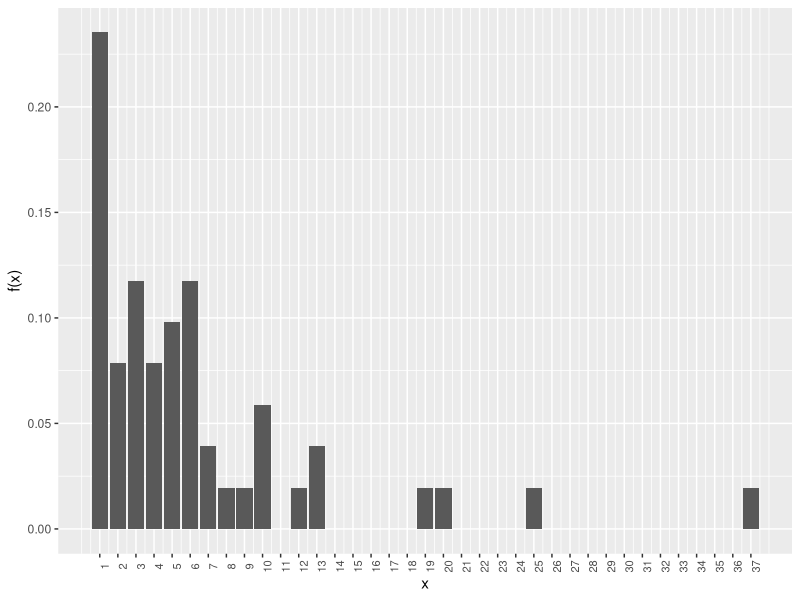
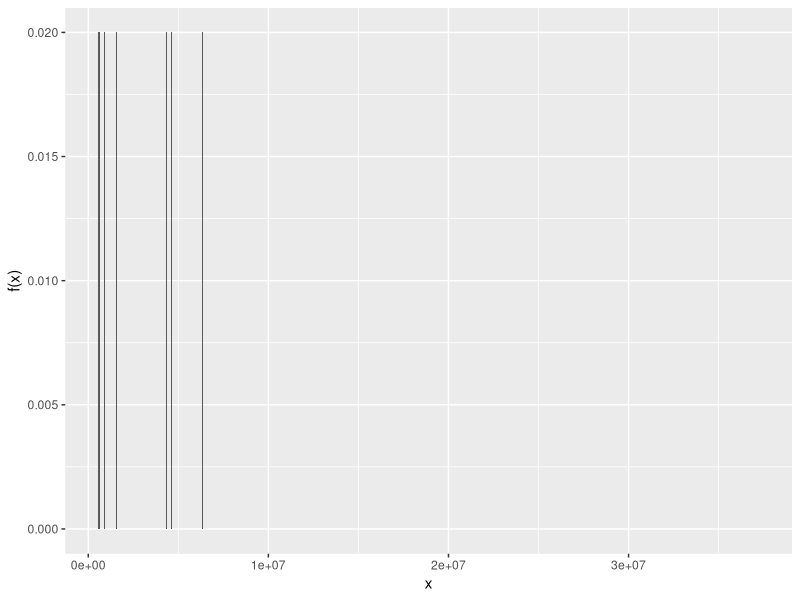
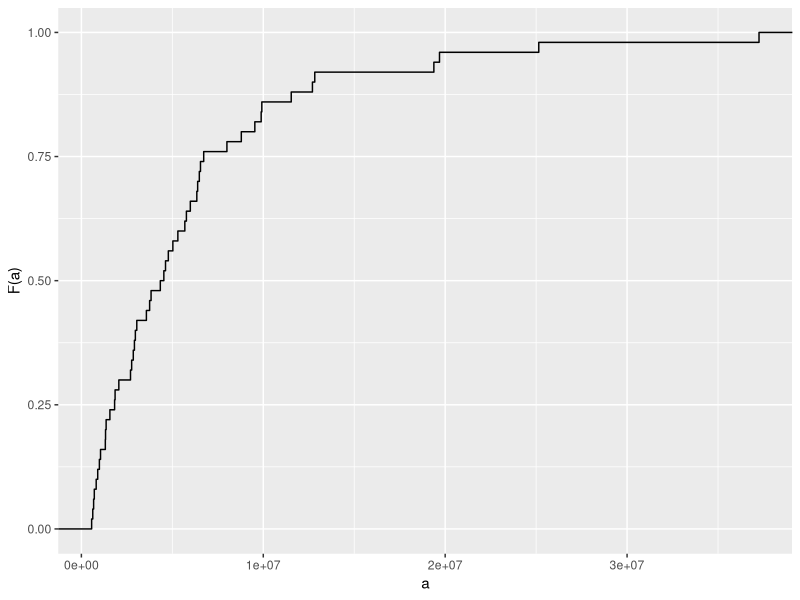
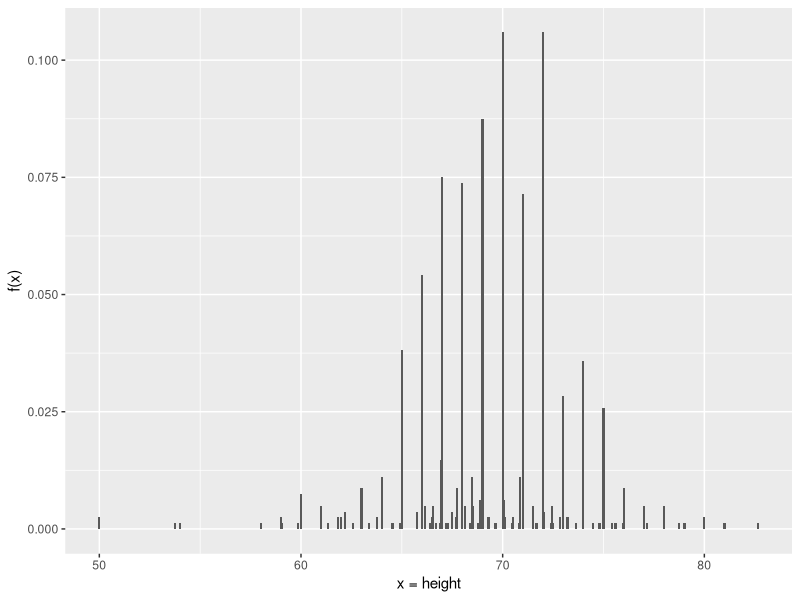
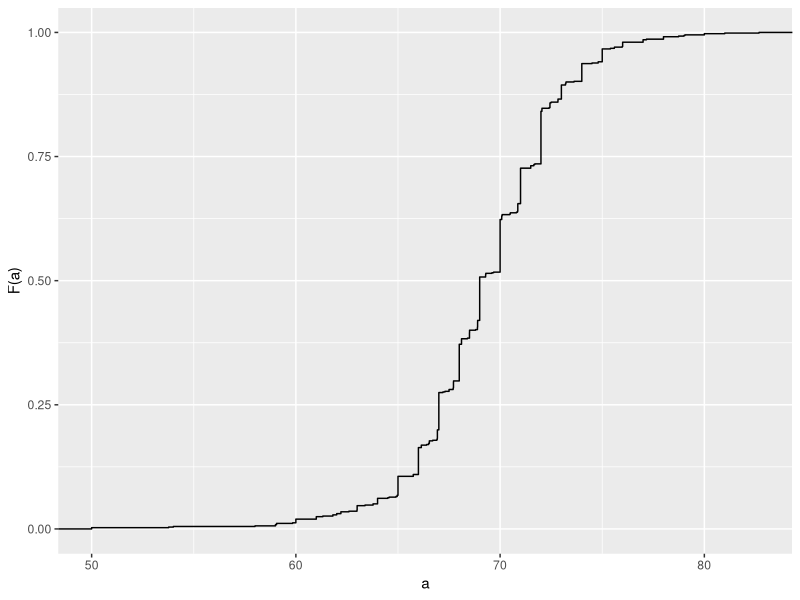
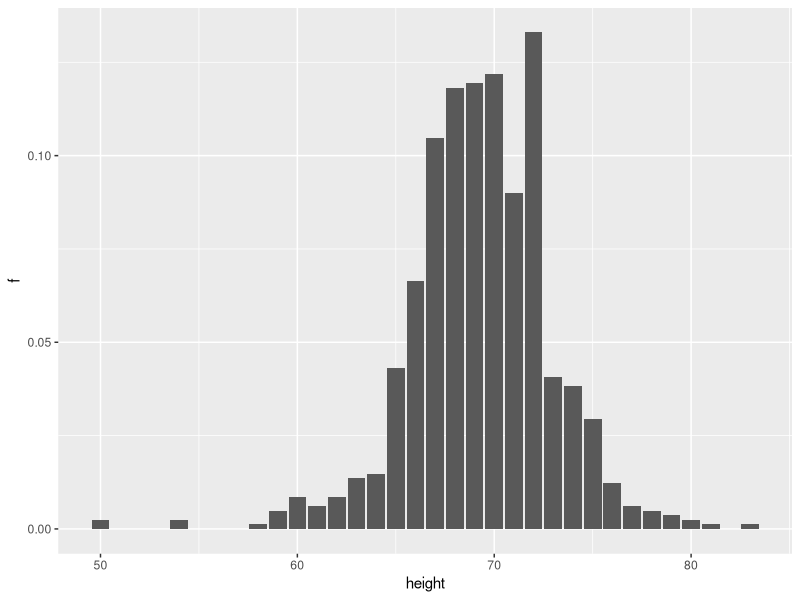
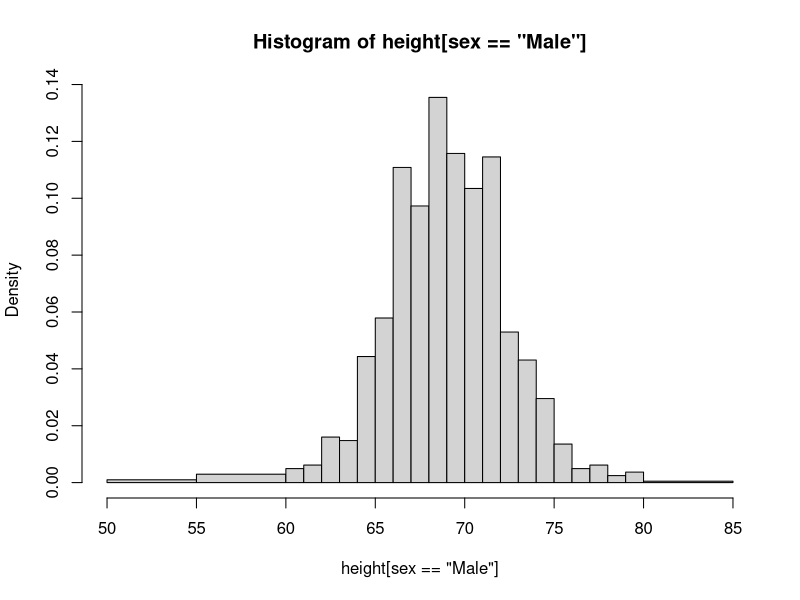
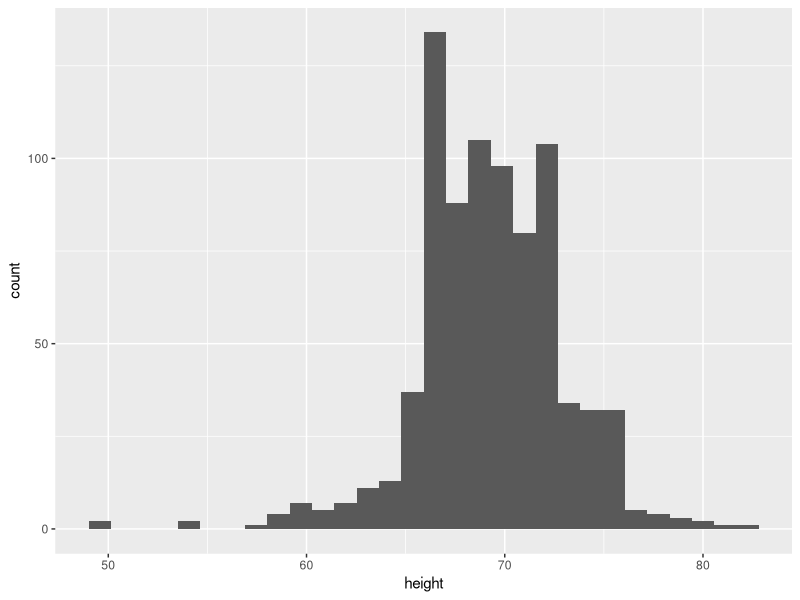

Generate these figures, in order, with R:
## ---- chunk 1
#| cache: false
#| warning: false
#| message: false
#| echo: false

library(tidyverse)
library(dslabs)
## ---- chunk 2
prop.table(table(state.region))
## ---- chunk 3
#| echo: false
murders |> mutate(x = round(population/10^6)) |> count(x) |> mutate(f = n/sum(n)) |>
  ggplot(aes(x, f)) + geom_col() + 
  scale_x_continuous(breaks = seq(1, 37, by = 1)) +
  theme(axis.text.x = element_text(angle = 90, hjust = 0.5, size = 8)) +
  ylab("f(x)")
## ---- chunk 4
#| echo: false
murders |> filter(state %in% state.name) |>
  count(population) |> mutate(f = n/sum(n)) |> ggplot(aes(population, f)) + 
  geom_col() + xlab("x") + ylab("f(x)")
## ---- chunk 5
#| echo: false
murders |> filter(state %in% state.name) |>
  ggplot(aes(population)) + 
  stat_ecdf() +
  labs(x = "a", y = "F(a)")
## ---- chunk 6
#| echo: false
heights |> filter(sex == "Male") |> 
  count(height) |> mutate(f = n/sum(n)) |> ggplot(aes(height, f)) + 
  geom_col(width = 0.1) +
  xlab("x = height") + ylab("f(x)")
## ---- chunk 7
#| echo: false
heights |> filter(sex == "Male") |> 
  ggplot(aes(height)) + 
  stat_ecdf() +
  labs(x = "a", y = "F(a)")
## ---- chunk 8
heights |> filter(sex == "Male") |> 
  mutate(height = round(height)) |>
  count(height) |> mutate(f = n / sum(n)) |> 
  ggplot(aes(height, f)) + geom_col()
## ---- chunk 9
with(heights, hist(height[sex == "Male"], breaks = c(50, 55, 60:80, 85)))
## ---- chunk 10
#| message: false
heights |> filter(sex == "Male") |> ggplot(aes(height)) + geom_histogram()
## ---- chunk 11
heights |> filter(sex == "Male") |> 
  ggplot(aes(height)) + geom_density(alpha = 0.2, fill = "#00BFC4")
## ---- chunk 12
set.seed(1988)
x <- data.frame(height = c(rnorm(1000000,69,3), rnorm(1000000,65,3)))
x |> ggplot(aes(height)) + geom_histogram(binwidth = 1, fill = "grey", color = "black")
## ---- chunk 13
p1 <- x |> 
  ggplot(aes(height)) + 
  geom_histogram(binwidth = 1, fill = "grey", color = "black") + 
  ggtitle("binwidth = 1")
p2 <- x |> 
  ggplot(aes(height)) + 
  geom_histogram(binwidth = 0.5, fill = "grey", color = "black") + 
  ggtitle("binwidth = 0.5")
p3 <- x |> 
  ggplot(aes(height)) + 
  geom_histogram(binwidth = 0.25, fill = "grey", color = "black") + 
  ggtitle("binwidth = 0.25")
library(gridExtra)
grid.arrange(p1, p2, p3, nrow = 1)
## ---- chunk 14
x |> ggplot(aes(height)) + 
  geom_histogram(aes(y = after_stat(density)), binwidth = 0.25) +
  geom_line(stat = 'density')
## ---- chunk 15
hist1 <- heights |> 
  filter(sex == "Male") |> 
  ggplot(aes(height)) +
  geom_histogram(aes(y = after_stat(density)), binwidth = 1, color = "black") 
hist2 <- hist1 +
  geom_line(stat = 'density')
hist3 <- hist1 + 
  geom_point(data = ggplot_build(hist2)$data[[1]], aes(x,y), col = "blue")
hist4 <- ggplot() + geom_point(data = ggplot_build(hist2)$data[[1]], aes(x,y), col = "blue") + 
  xlab("height") + ylab("density")
hist5 <- hist4 + geom_line(data = ggplot_build(hist2)$data[[2]], aes(x,y))
hist6 <- heights |> 
  filter(sex == "Male") |> 
  ggplot(aes(height)) +
  geom_density(alpha = 0.2, fill = "#00BFC4", col = 0) +
  geom_line(stat = 'density') +
  scale_y_continuous(limits = layer_scales(hist2)$y$range$range)
  
grid.arrange(hist1, hist3, hist4, hist5, hist2, hist6, nrow = 2)
## ---- chunk 16
p <- heights |> filter(sex == "Male") |> 
  ggplot(aes(height)) +
  geom_histogram(aes(y = after_stat(density)), binwidth = 1, alpha = 0.5) 

p1 <- p +  geom_line(stat = 'density', adjust = 0.5)
p2 <- p +  geom_line(stat = 'density', adjust = 2) 

library(gridExtra)
grid.arrange(p1, p2, ncol = 2)
## ---- chunk 17
d <- with(heights, density(height[sex == "Male"]))
tmp <- data.frame(height = d$x, density = d$y)
tmp |> ggplot(aes(height,density)) + geom_line() + 
  geom_area(aes(x = height, y = density), data = filter(tmp, between(height, 65, 68)), alpha = 0.2, fill = "#00BFC4")
## ---- chunk 18
heights |> 
  filter(sex == "Male") |> 
  ggplot(aes(height)) + 
  geom_density(alpha = 0.2, fill = "#00BFC4")
## ---- chunk 19
m <- 0; s <- 1
norm_dist <- data.frame(x = seq(-4, 4,len = 50)*s + m) |> mutate(density = dnorm(x, m, s))
norm_dist |> ggplot(aes(x,density)) + geom_line()
## ---- chunk 20
x <- with(heights, height[sex == "Male"])
## ---- chunk 21
m <- mean(x)
s <- sd(x)
## ---- chunk 22
norm_dist <- data.frame(x = seq(-4, 4, len = 50)*s + m) |> 
  mutate(density = dnorm(x, m, s))

heights |> filter(sex == "Male") |> ggplot(aes(height)) +
  geom_density(fill = "#00BFC4") +
  geom_line(aes(x, density),  data = norm_dist) 
## ---- chunk 23
z <- scale(x)
## ---- chunk 24
mean(abs(z) < 2)
## ---- chunk 25
pnorm(-1.96)
## ---- chunk 26
qnorm(0.975)
## ---- chunk 27
qnorm(0.975, mean = 5, sd = 2)
## ---- chunk 28
p <- 0.5
q_p <- quantile(x, p)
## ---- chunk 29
mean(x <= 69.5)
## ---- chunk 30
p <- seq(0.05, 0.95, 0.05)
sample_quantiles <- quantile(x, p)
theoretical_quantiles <- qnorm(p, mean = mean(x), sd = sd(x))
plot(theoretical_quantiles, sample_quantiles)
abline(0,1)
## ---- chunk 31
with(heights, qqplot(height[sex == "Female"], height[sex == "Male"]))
abline(0,1)
## ---- chunk 32
murders <- murders |> mutate(rate = total/population*100000)
library(gridExtra)
p1 <- murders |> ggplot(aes(x = rate)) + geom_histogram(binwidth = 0.5, color = "black") + ggtitle("Histogram")
p2 <- murders |> ggplot(aes(sample = rate)) + 
  geom_qq(dparams = summarize(murders, mean = mean(rate), sd = sd(rate))) +
  geom_abline() + ggtitle("QQ-plot")
grid.arrange(p1, p2, ncol = 2)
## ---- chunk 33
murders |> ggplot(aes("",rate)) + geom_boxplot() +
  coord_cartesian(xlim = c(0, 2)) + xlab("")
## ---- chunk 34
heights |> ggplot(aes(sex, height, fill = sex)) + geom_boxplot()
## ---- chunk 35
p1 <- heights |> filter(sex == "Female") |>
  ggplot(aes(height)) +
  geom_density(fill = "#F8766D") 
p2 <- heights |> filter(sex == "Female") |> 
  ggplot(aes(sample = scale(height))) +
  geom_qq() + geom_abline() + ylab("Standard Units")
grid.arrange(p1, p2, ncol = 2)
## ---- chunk 36
heights |> filter(sex == "Female") |> 
  top_n(5, desc(height)) |>
  pull(height)
## ---- chunk 37
library(dslabs)
ds_theme_set()
murders |> group_by(region) |>
  summarize(n = n()) |>
  mutate(Proportion = n/sum(n), 
         region = reorder(region, Proportion)) |>
  ggplot(aes(x = region, y = Proportion, fill = region)) + 
  geom_bar(stat = "identity", show.legend = FALSE) + 
  xlab("")
## ---- chunk 38
heights |> filter(sex == "Male") |> ggplot(aes(height)) + 
  stat_ecdf() +
  ylab("F(a)") + xlab("a")
## ---- chunk 39
murders |> mutate(murder_rate = total/population * 10^5) |>
  ggplot(aes(murder_rate)) + 
  stat_ecdf() +
  ylab("F(a)") + xlab("a")
## ---- chunk 40
heights |> 
  filter(sex == "Male") |> 
  ggplot(aes(height)) + 
  geom_histogram(binwidth = 1, color = "black")
## ---- chunk 41
murders |> ggplot(aes(x = population/10^6)) + 
  geom_density(fill = "grey") + 
  scale_x_log10() +
  xlab("Population in millions")
## ---- chunk 42
library(gridExtra)
p1 <- murders |> ggplot(aes(x = population/10^6)) + 
  geom_density(fill = "grey", bw = 5) + xlab("Population in millions") + ggtitle("1")
p2 <- murders |> ggplot(aes(x = population/10^6)) + 
  geom_density(fill = "grey", bw = .05) + scale_x_log10() + xlab("Population in millions") + ggtitle("2")
p3 <- murders |> ggplot(aes(x = population/10^6)) + 
  geom_density(fill = "grey", bw = 1) + scale_x_log10() + xlab("Population in millions") + ggtitle("3")
grid.arrange(p1,p2,p3,ncol = 2)
## ---- chunk 43
library(tidyverse)
library(dslabs)
ds_theme_set()
tab <- gapminder |> filter(year == 2010) |> group_by(continent) |> select(continent, population)  
tab |> ggplot(aes(x = continent, y = population/10^6)) + 
  geom_boxplot() + 
  scale_y_continuous(trans = "log10", breaks = c(1,10,100,1000)) + ylab("Population in millions")
